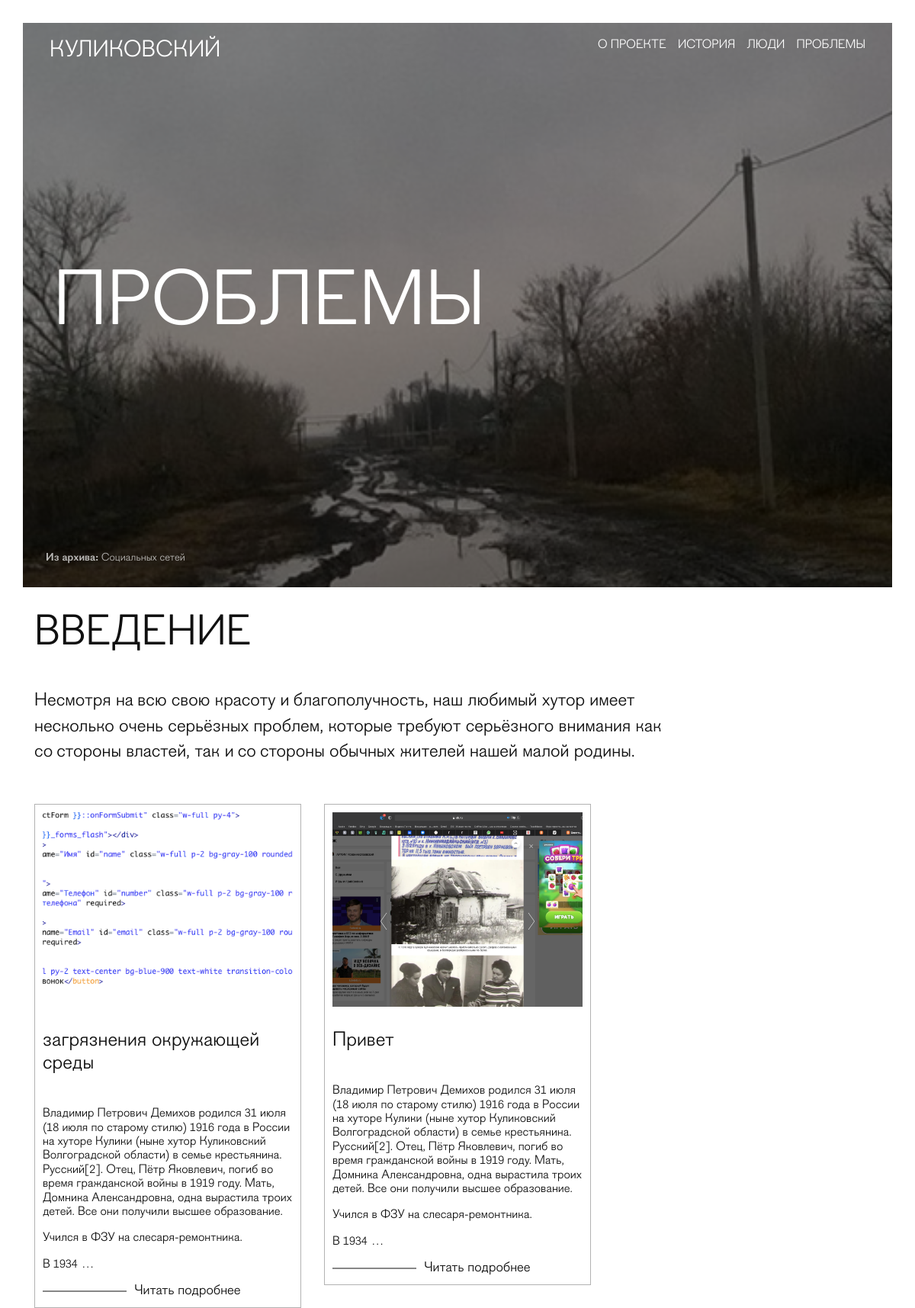
The page /problem/ on the database its author committed.
### problem/models.py (models this page shows, shortened)
class Problem(models.Model):
    title = models.CharField(max_length=256, blank=True, verbose_name='Название', help_text='Введите название для заголовка проблемы')
    slug = AutoSlugField(unique=True, populate_from='title')
    content = RichTextField(blank=True, null=True, verbose_name='Контент', help_text='Введите контент для описания проблемы')
    poster = models.ImageField(upload_to='problem/', verbose_name='Главное изображение', help_text='Загрузите изображение для записи')
    status = models.BooleanField(default=True, verbose_name='Статус', help_text='Отображает запись на странице')
    class Meta:
        verbose_name = 'Проблема'
        verbose_name_plural = 'Проблемы'

### problem/views.py (the view)
# urls.py: path('', include('problem.urls')),
def problem(request):
    problem = Problem.objects.filter(status=1)
    context = {'problems': problem}
    return render(request=request, template_name='problem/index.html', context=context)

### templates/problem/index.html (shortened to what this page needs)
{% extends "template.html" %}
{% load static %}
{% block content %}
<section class="main-wrapper__section intro-section intro-section--people" id="intro-section">
	<div class="intro-section__banner" style="background-image: url('{% static 'img/problem-bg.jpg' %}');">
		<div class="intro-section__container container">
			<div class="intro-section__inner">
				<h2 class="intro-section__title">Проблемы</h2>
			</div>
		</div>
		<span class="intro-section__author">
			<strong>Из архива: </strong>
			Социальных сетей
		</span>
	</div>
</section>
<section class="main-wrapper__section problem-section">
    <div class="container problem-section__container">
        <div class="problem-section__inner">
            <div class="content-section__opening" style="margin-bottom: 50px;">
                <h2 class="content-section__title">Введение</h2>
                <h3 class="content-section__subtitle">
                    Несмотря на всю свою красоту и благополучность, наш любимый хутор имеет несколько очень серьёзных проблем, которые требуют серьёзного внимания как со стороны властей, так и со стороны обычных жителей нашей малой родины.
                </h3>
            </div>
            <ul class="problem-section__list">
                {% for problem in problems %}
                <li class="problem-section__item">
                    <article class="problem-section__article">
                        <img src="{{ problem.poster.url }}" alt="Пробема {{ problem.title }}" class="problem-section__img">
                        <div class="problem-section__detail">
                            <h3 class="problem-section__name">{{ problem.title }}</h3>
                            <p class="problem-section__text">{{ problem.content|safe|truncatewords:80 }}</p>
                            <a href="{% url 'detail_page' problem.slug %}" title="Читать подробнее" class="problem-section__link more-link">Читать подробнее</a>
                        </div>
                    </article>
                </li>
                {% endfor %}
            </ul>
        </div>
    </div>
</section>
{% endblock %}

### static/css/main.css (style rules this page uses)
:root { --font-family: "Figgins", sans-serif; --content-width: 1440px; --container-offset: 15px; --container-width: calc(var(--content-width) + (var(--container-offset) * 2)); --navlink-color: #ffffff; --text-color: #101010; --bg-color: #ffffff; --accent-color: #718B96; --white-color: #ffffff; --black-color: #101010; --line-color: rgba(0,0,0, .3); }
html { -webkit-box-sizing: border-box; box-sizing: border-box; width: 100vw; overflow-x: hidden; background-color: var(--bg-color); }
*, *::before, *::after { -webkit-box-sizing: border-box; box-sizing: border-box; }
body { width: 100vw; overflow-x: hidden; font-family: var(--font-family); background-color: var(--bg-color); color: var(--text-color); -webkit-transition: all 300ms linear; transition: all 300ms linear; }
img { height: auto; max-width: 100%; -o-object-fit: cover; object-fit: cover; }
a { text-decoration: none; color: inherit; }
.container { margin: 0 auto; padding: 0 var(--container-offset); max-width: var(--container-width); width: 100%; }
.more-link { position: relative; font-size: 18px; font-weight: 400; padding-left: 120px; -webkit-transition: color 200ms; transition: color 200ms; }
.more-link::before { content: ""; position: absolute; top: 50%; left: 0; width: 110px; height: 1px; -webkit-transform: translateY(-50%); -ms-transform: translateY(-50%); transform: translateY(-50%); background-color: var(--text-color); -webkit-transition: background 200ms; transition: background 200ms; }
.intro-section { position: relative; width: 100%; height: 100vh; padding: 30px 30px 30px 30px; color: var(--white-color); }
.intro-section__banner { position: relative; width: 100%; height: 100%; background-position: center; background-repeat: no-repeat; background-attachment: fixed; background-size: cover; display: -webkit-box; display: -ms-flexbox; display: flex; -webkit-box-orient: vertical; -webkit-box-direction: normal; -ms-flex-direction: column; flex-direction: column; -webkit-box-pack: center; -ms-flex-pack: center; justify-content: center; padding: 0 25px; }
.intro-section__banner::before { content: ""; position: absolute; top: 0; left: 0; right: 0; bottom: 0; width: 100%; height: 100%; background-color: rgba(0, 0, 0, 0.5); display: block; z-index: 20; }
.intro-section__title { position: relative; margin: 0; font-size: 100px; font-weight: 400; text-transform: uppercase; z-index: 30; }
.intro-section__author { position: absolute; left: 30px; bottom: 30px; font-size: 14px; z-index: 30; opacity: 0.7; }
.content-section__title { margin: 0 0 40px 0; padding: 0; font-size: 55px; text-transform: uppercase; font-weight: 400; }
.content-section__subtitle { margin: 0; padding: 0; font-size: 24px; line-height: 1.4; font-weight: 400; max-width: 880px; }
.problem-section { width: 100%; padding: 0 30px; }
.problem-section__list { margin: 0; padding: 0; display: -ms-grid; display: grid; -ms-grid-columns: (1fr)[12]; grid-template-columns: repeat(12, 1fr); list-style: none; gap: 30px; }
.problem-section__item { -ms-grid-column-span: 4; grid-column: 4 span; }
.problem-section__img { width: 100%; height: 255px; object-fit: cover; }
.problem-section__article { padding: 10px; border: 1px solid var(--line-color); }
.problem-section__name { font-size: 26px; font-weight: 400; }
.problem-section__text { padding: 0; margin: 0px 0px 40px 0; font-size: 18px; font-weight: 400; line-height: 1.3; }

### rows shown on the page
Problem: poster (picture), title "загрязнения окружающей среды", content "Владимир Петрович Демихов родился 31 июля (18 июля по старому стилю ) 1916 года в России на хуторе Кулики (ныне хутор Куликовский Волгоградской области ) в семье крестьянина. Русский [2] . Отец, Пётр Яковлевич, погиб во время гражданской войны в 1919 году. Мать, Домника Александровна, одна вырастила троих детей. Все они получили высшее образование. Учился в ФЗУ на слесаря-ремонтника. В 1934 …"
Problem: poster (picture), title "Привет", content "Владимир Петрович Демихов родился 31 июля (18 июля по старому стилю ) 1916 года в России на хуторе Кулики (ныне хутор Куликовский Волгоградской области ) в семье крестьянина. Русский [2] . Отец, Пётр Яковлевич, погиб во время гражданской войны в 1919 году. Мать, Домника Александровна, одна вырастила троих детей. Все они получили высшее образование. Учился в ФЗУ на слесаря-ремонтника. В 1934 …"
